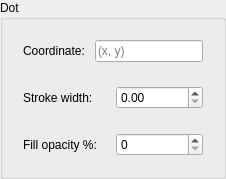
                     <widget class="QGroupBox" name="dotGroupBox">
                      <property name="title">
                       <string>Dot</string>
                      </property>
                      <layout class="QVBoxLayout" name="verticalLayout_31">
                       <item>
                        <widget class="QWidget" name="coordWidget" native="true">
                         <layout class="QHBoxLayout" name="horizontalLayout_20">
                          <item>
                           <widget class="QLabel" name="coordLabel">
                            <property name="sizePolicy">
                             <sizepolicy hsizetype="Preferred" vsizetype="Fixed">
                              <horstretch>0</horstretch>
                              <verstretch>0</verstretch>
                             </sizepolicy>
                            </property>
                            <property name="text">
                             <string>Coordinate: </string>
                            </property>
                           </widget>
                          </item>
                          <item>
                           <widget class="QLineEdit" name="coordLineEdit">
                            <property name="maxLength">
                             <number>8</number>
                            </property>
                            <property name="placeholderText">
                             <string>(x, y)</string>
                            </property>
                            <property name="clearButtonEnabled">
                             <bool>false</bool>
                            </property>
                           </widget>
                          </item>
                         </layout>
                        </widget>
                       </item>
                       <item>
                        <widget class="QWidget" name="strokeWidget" native="true">
                         <layout class="QHBoxLayout" name="horizontalLayout_21">
                          <item>
                           <widget class="QLabel" name="widthLabel">
                            <property name="text">
                             <string>Stroke width: </string>
                            </property>
                           </widget>
                          </item>
                          <item>
                           <widget class="QDoubleSpinBox" name="widthSpinBox">
                            <property name="accelerated">
                             <bool>true</bool>
                            </property>
                           </widget>
                          </item>
                         </layout>
                        </widget>
                       </item>
                       <item>
                        <widget class="QWidget" name="opacityWidget" native="true">
                         <layout class="QHBoxLayout" name="horizontalLayout_22">
                          <item>
                           <widget class="QLabel" name="opacityLabel">
                            <property name="text">
                             <string>Fill opacity %: </string>
                            </property>
                           </widget>
                          </item>
                          <item>
                           <widget class="QSpinBox" name="opacitySpinBox">
                            <property name="accelerated">
                             <bool>true</bool>
                            </property>
                            <property name="maximum">
                             <number>100</number>
                            </property>
                           </widget>
                          </item>
                         </layout>
                        </widget>
                       </item>
                      </layout>
                     </widget>
